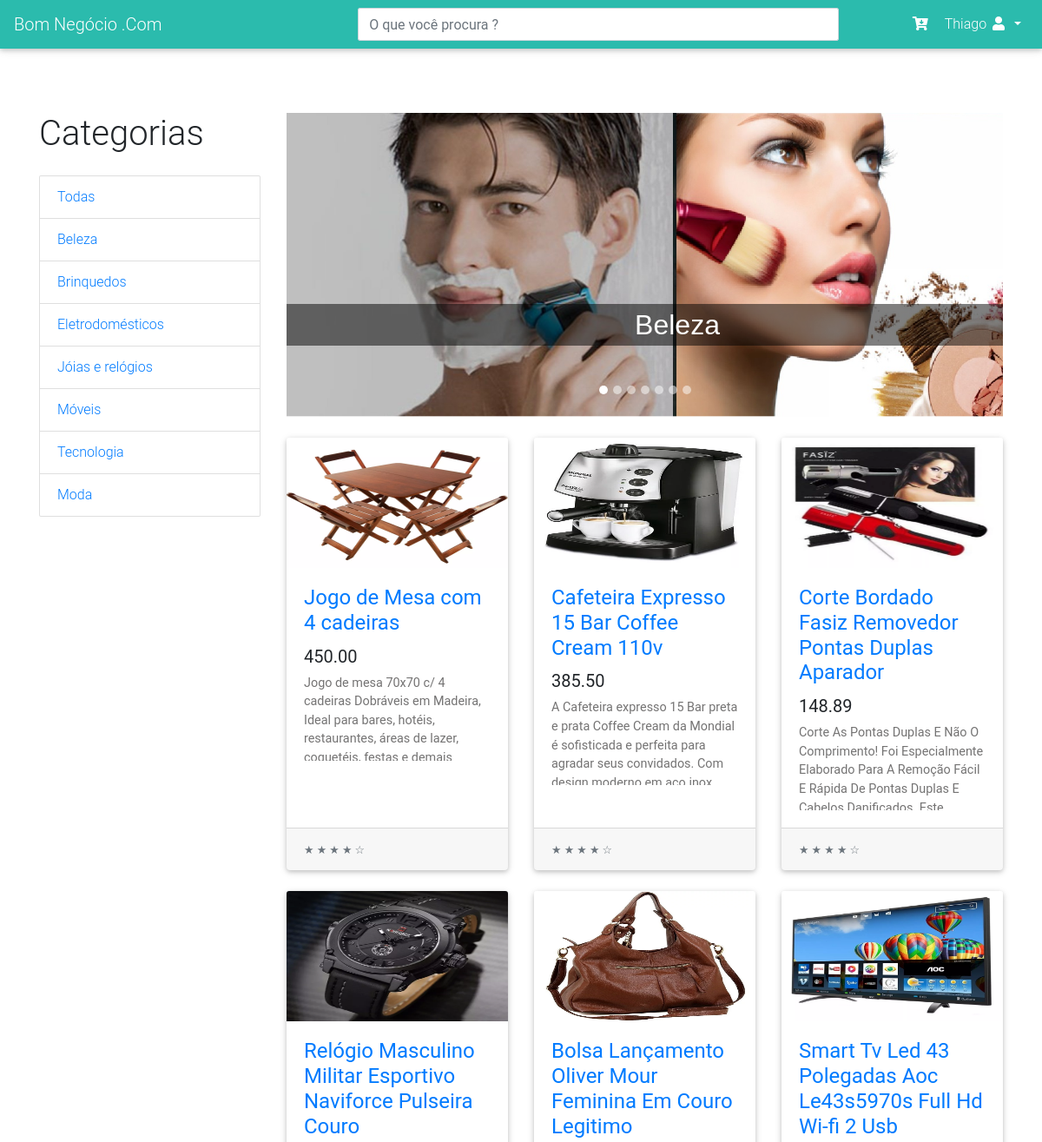
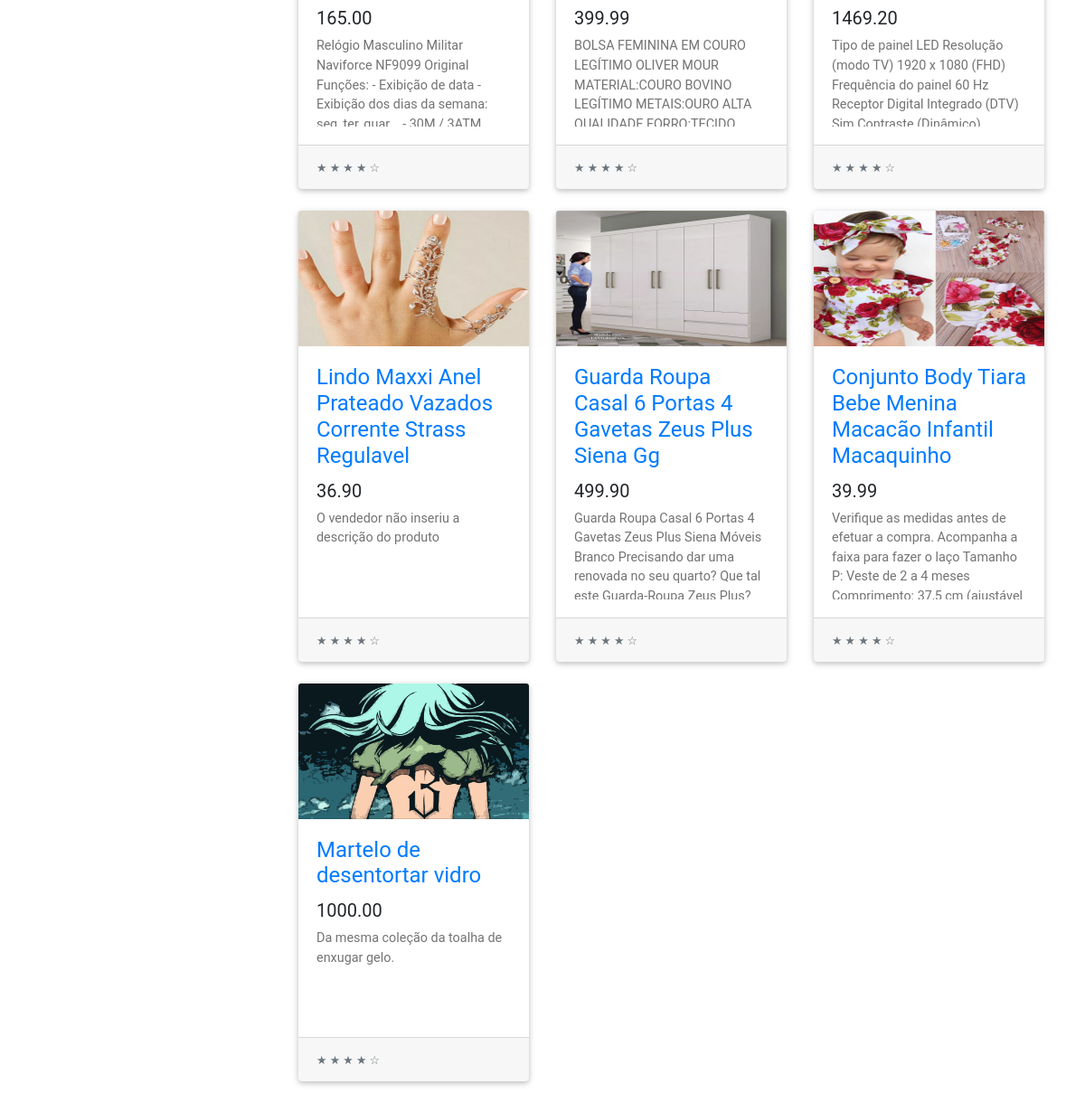
Screenshot of /home/ (signed in) with the database file from the repository (2 pictures, top to bottom).
### loja/models.py (models this page shows, shortened)
class Categoria(models.Model):
    nome = models.CharField(max_length=20)
    imgPath = models.ImageField(null=True, upload_to='img/category')
    class Meta:
        verbose_name_plural = 'Categorias'

class Anuncio(models.Model):
    titulo = models.CharField(max_length=100)
    descricao = models.TextField(max_length=1000)
    preco = models.DecimalField(max_digits=7, decimal_places=2)
    imgPath = models.ImageField(null=True, upload_to='img/', default='', blank=True)
    categoria = models.ForeignKey(Categoria, on_delete=models.CASCADE)
    usuario = models.ForeignKey(User, on_delete=models.CASCADE,  null=True, blank=True)
    class Meta:
        verbose_name_plural = 'Anuncios'

### loja/views.py (the view)
# urls.py: 2. Add a URL to urlpatterns:  path('', views.home, name='home')
@login_required(login_url='url_index')
def home(request):
    dados = {}
    dados['anuncios'] = Anuncio.objects.all()
    dados['categorias'] = Categoria.objects.all()
    dados['usuario'] = request.user
    return render(request, 'loja/home.html', dados)

### loja/templates/loja/home.html (shortened to what this page needs)
{% extends 'loja/menu.html' %}
{% load static %}
{% block content %}
    <div class="container">
    <div class="row">
      <div class="col-lg-3">
        <h1 class="my-4">Categorias</h1>
        <div class="list-group">
            <a href="{% url  'url_home' %}" class="list-group-item"> Todas</a>
            {% for categoria in categorias %}
                <a href="{% url 'url_listar_por_categoria' categoria.id %}" class="list-group-item">{{ categoria.nome }} </a>
            {%endfor%}
        </div>
      </div>
      <div class="col-lg-9">
        <div id="carouselExampleIndicators" class="carousel slide my-4" data-ride="carousel">
          <ol class="carousel-indicators">
              {% for categoria in categorias %}
                  <li data-target="#carouselExampleIndicators" data-slide-to="{{ forloop.counter0 }}" class="{% if forloop.counter0 == 0 %} active {% endif %}"></li>
              {%endfor%}
          </ol>
          <div class="carousel-inner" role="listbox">
              {% for categoria in categorias %}
                <div class="carousel-item {% if forloop.counter == 1 %} active {% endif %}" style="width:900px; height:350px; object-fit:cover;">
                    <a class="img-ink"> {{ categoria.nome }} </a>
                    <img class="d-block img-fluid" src="{{categoria.imgPath.url}}" alt="First slide" style="width:900px; height:350px;">
                </div>
              {%endfor%}
          </div>
          <a class="carousel-control-prev" href="#carouselExampleIndicators" role="button" data-slide="prev">
            <span class="carousel-control-prev-icon" aria-hidden="true"></span>
          </a>
          <a class="carousel-control-next" href="#carouselExampleIndicators" role="button" data-slide="next">
            <span class="carousel-control-next-icon" aria-hidden="true"></span>
          </a>
        </div>
        <div class="row">
        {% for anuncio in anuncios %}
          <div class="col-lg-4 col-md-6 mb-4">
            <div class="card h-100">
              <a href="#"><img class="card-img-top" src="{{anuncio.imgPath.url}}" alt="{{anuncio.titulo}}"></a>
              <div class="card-body">
                <h4 class="card-title">
                  <a href="{% url 'url_detalhes_anuncio' anuncio.id %}">{{anuncio.titulo}}</a>
                </h4>
                <h5>{{anuncio.preco}}</h5>
                <p class="card-text">{{anuncio.descricao}}</p>
              </div>
              <div class="card-footer">
                <small class="text-muted">&#9733; &#9733; &#9733; &#9733; &#9734;</small>
              </div>
            </div>
          </div>
        {%endfor%}
        </div>
      </div>
    </div>
  </div>
{% endblock %}

### loja/templates/loja/menu.html (shortened to what this page needs)
{% load static %}
<!doctype html>
<html lang="en">
<head>
    <link rel="stylesheet" href="https://stackpath.bootstrapcdn.com/bootstrap/4.3.1/css/bootstrap.min.css">
    <link rel="stylesheet" href=" {% static 'css/style.css' %} ">
    <link rel="stylesheet" href=" {% static 'css/mdb.min.css' %} ">
    <link rel="stylesheet" href="https://cdnjs.cloudflare.com/ajax/libs/font-awesome/5.8.2/css/all.css">
</head>
<body>
    <nav class="mb-1 navbar navbar-expand-lg navbar-dark default-color">
      <a class="navbar-brand" href="{% url 'url_home' %}">Bom Negócio .Com</a>
      {% if usuario.id %}
      <div class="col-md-6">
        <form action="{% url 'url_pesquisa_filtrada' %}" method="POST">
          <input name="chave" class="form-control" type="text" placeholder="O que você procura ?" aria-label="Search">
        </form>
      </div>
      {% endif %}
      <div class="collapse navbar-collapse" id="navbarSupportedContent-333">
        <ul class="navbar-nav ml-auto nav-flex-icons">
            <li class="nav-item ">
            <a class="nav-link" href="#">
              <i class="fas fa-cart-arrow-down"></i>
            </a>
          </li>
          <li class="nav-item dropdown">
            <a class="nav-link dropdown-toggle" id="navbarDropdownMenuLink-333" data-toggle="dropdown"
              aria-haspopup="true" aria-expanded="false">
              {% if usuario.id %} {{  usuario }} {% endif %} <i class="fas fa-user"> </i>
            </a>
          </li>
        </ul>
      </div>
    </nav>
    {% block content %}
    {% endblock %}
</body>
</html>

### loja/static/css/style.css (style rules this page uses)
.form-control, .btn { min-height: 38px; border-radius: 2px; }
a.img-ink { position: absolute; font-size: 32px; font-family: sans-serif; text-align: center; width: 100%; margin-top: 220px; color: white !important; background-color:rgba(0, 0, 0, 0.5); }
.card-text { overflow: hidden; height: 100px; text-overflow: ellipsis; }
img.card-img-top { height: 150px; }
nav.mb-1.navbar.navbar-expand-lg.navbar-dark.default-color { margin-bottom: 50px !important; }

### rows the page displays
Categoria: nome "Beleza", imgPath (picture)
Categoria: nome "Brinquedos"
Categoria: nome "Eletrodomésticos"
Categoria: nome "Jóias e relógios"
Categoria: nome "Móveis"
Categoria: nome "Tecnologia"
Categoria: nome "Moda"
Anuncio: imgPath (picture), titulo "Jogo de Mesa com 4 cadeiras", preco "450.00", descricao "Jogo de mesa 70x70 c/ 4 cadeiras Dobráveis em Madeira, Ideal para bares, hotéis, restaurantes, áreas de lazer,…"
Anuncio: imgPath (picture), titulo "Cafeteira Expresso 15 Bar Coffee Cream 110v", preco "385.50", descricao "A Cafeteira expresso 15 Bar preta e prata Coffee Cream da Mondial é sofisticada e perfeita para agradar seus convidados. Com…"
Anuncio: imgPath (picture), titulo "Corte Bordado Fasiz Removedor Pontas Duplas Aparador", preco "148.89", descricao "Corte As Pontas Duplas E Não O Comprimento! Foi Especialmente Elaborado Para A Remoção Fácil E Rápida De Pontas Duplas E…"
Anuncio: imgPath (picture), titulo "Relógio Masculino Militar Esportivo Naviforce Pulseira Couro", preco "165.00", descricao "Relógio Masculino Militar Naviforce NF9099 Original Funções: - Exibição de data - Exibição dos dias da semana:…"
Anuncio: imgPath (picture), titulo "Bolsa Lançamento Oliver Mour Feminina Em Couro Legitimo", preco "399.99", descricao "BOLSA FEMININA EM COURO LEGÍTIMO OLIVER MOUR MATERIAL:COURO BOVINO LEGÍTIMO METAIS:OURO ALTA…"
Anuncio: imgPath (picture), titulo "Smart Tv Led 43 Polegadas Aoc Le43s5970s Full Hd Wi-fi 2 Usb", preco "1469.20", descricao "Tipo de painel LED Resolução (modo TV) 1920 x 1080 (FHD) Frequência do painel 60 Hz Receptor Digital Integrado (DTV)…"
Anuncio: imgPath (picture), titulo "Lindo Maxxi Anel Prateado Vazados Corrente Strass Regulavel", preco "36.90", descricao "O vendedor não inseriu a descrição do produto"
Anuncio: imgPath (picture), titulo "Guarda Roupa Casal 6 Portas 4 Gavetas Zeus Plus Siena Gg", preco "499.90", descricao "Guarda Roupa Casal 6 Portas 4 Gavetas Zeus Plus Siena Móveis Branco Precisando dar uma renovada no seu quarto? Que tal…"
Anuncio: imgPath (picture), titulo "Conjunto Body Tiara Bebe Menina Macacão Infantil Macaquinho", preco "39.99", descricao "Verifique as medidas antes de efetuar a compra. Acompanha a faixa para fazer o laço Tamanho P: Veste de 2 a 4 meses…"
Anuncio: imgPath (picture), titulo "Martelo de desentortar vidro", preco "1000.00", descricao "Da mesma coleção da toalha de enxugar gelo."

### other values shown
{{ usuario }} "Thiago"
